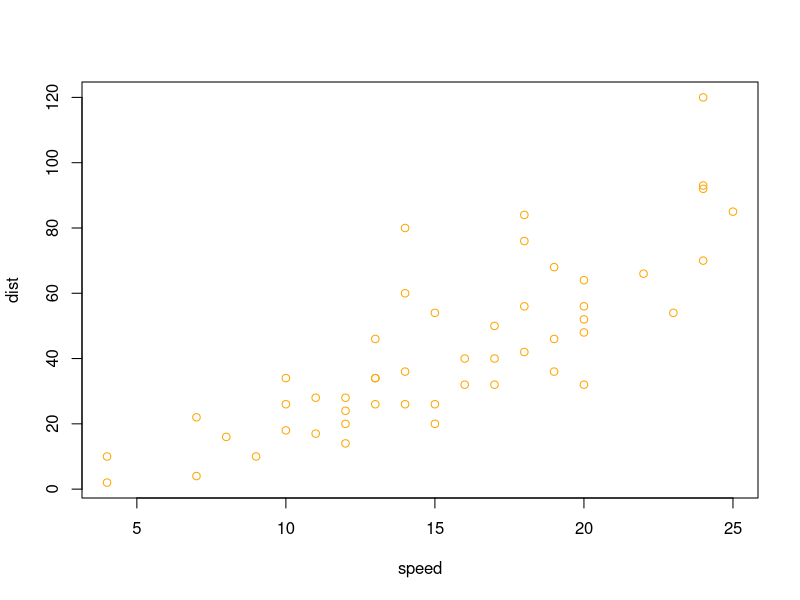

Generate this figure with R:
## ---- chunk 1
data(cars)
#summary(cars)

plot(cars,col='orange')

